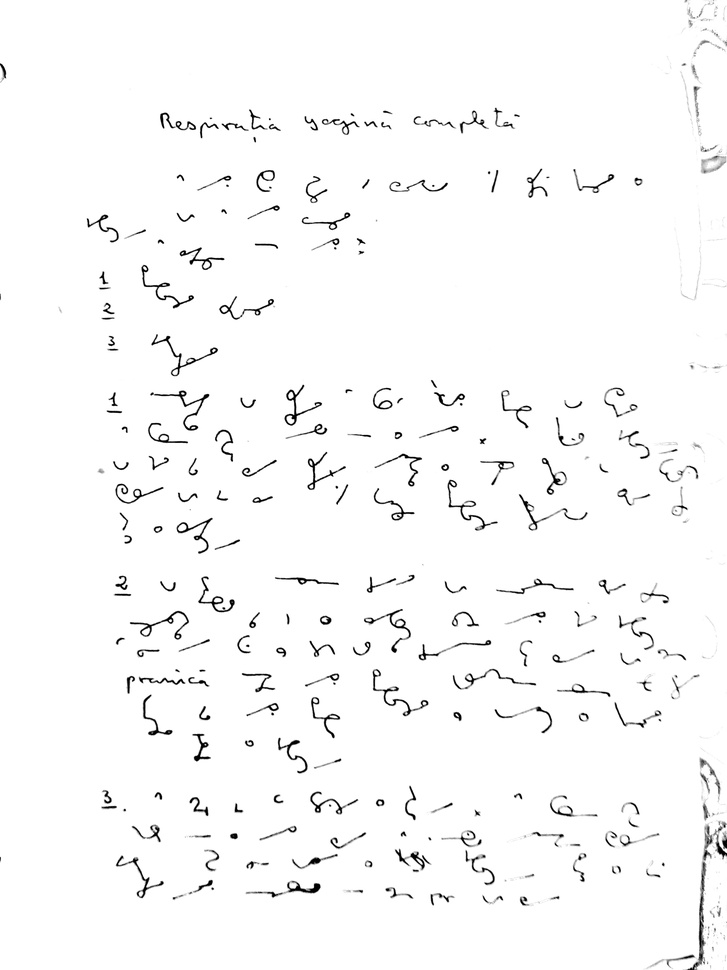
#> input picture resources/orig.jpg, 727 x 970 px, shrunk from 2448 x 3264 before the run
$ python skeletonization.py --image ../resources/orig.jpg
#> lines starting #> are read from the running program, lines starting #| are printed output that depends on the picture
import argparse
import cv2
import numpy as np
import matplotlib.pyplot as plt

# [5 lines of commented-out code are left out]

ap = argparse.ArgumentParser()
ap.add_argument("-i", "--image", required=True, help="path to input image")
args = vars(ap.parse_args())

img = cv2.imread(args["image"], 0)
#> img is the input picture: shape (970, 727); min 0, max 255, mean 249.3
invert = cv2.bitwise_not(img)
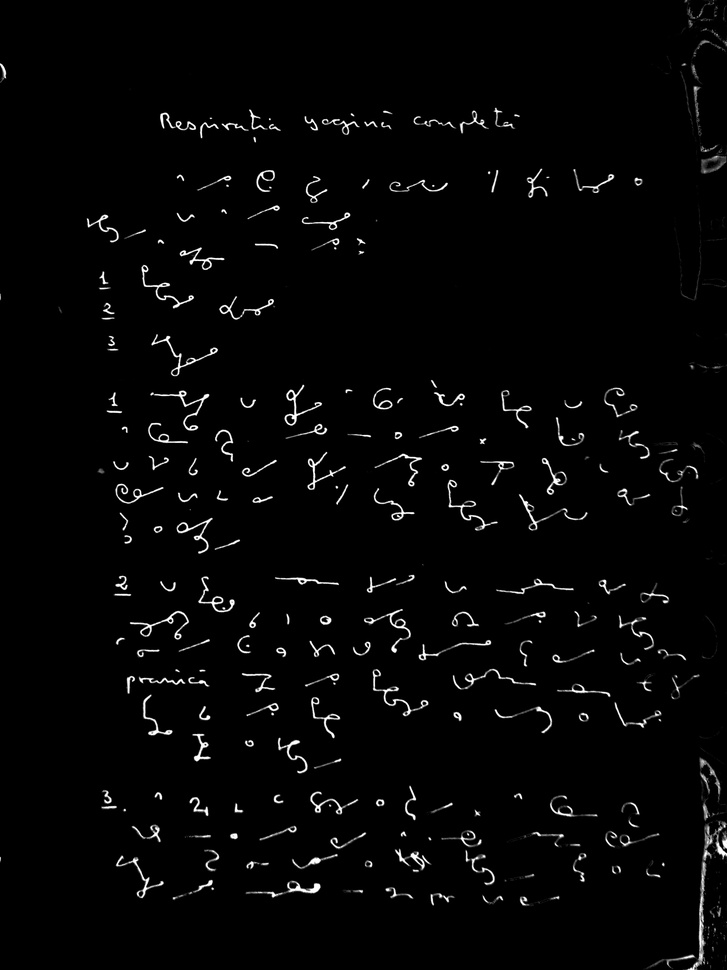
#> invert: shape (970, 727); min 0, max 255, mean 5.7
img1 = invert.copy()

# Structuring Element
kernel = cv2.getStructuringElement(cv2.MORPH_CROSS,(3,3))
# Create an empty output image to hold values
thin = np.zeros(img.shape,dtype='uint8')

# Loop until erosion leads to an empty set
while (cv2.countNonZero(img1)!=0):
    # Erosion
    erode = cv2.erode(img1,kernel)
    # Opening on eroded image
    opening = cv2.morphologyEx(erode,cv2.MORPH_OPEN,kernel)
    # Subtract these two
    subset = erode - opening
    # Union of all previous sets
    thin = cv2.bitwise_or(subset,thin)
    # Set the eroded image for next iteration
    img1 = erode.copy()
#> this loop made 8 passes
#> pass 1, `erode = cv2.erode(img1,kernel)`:
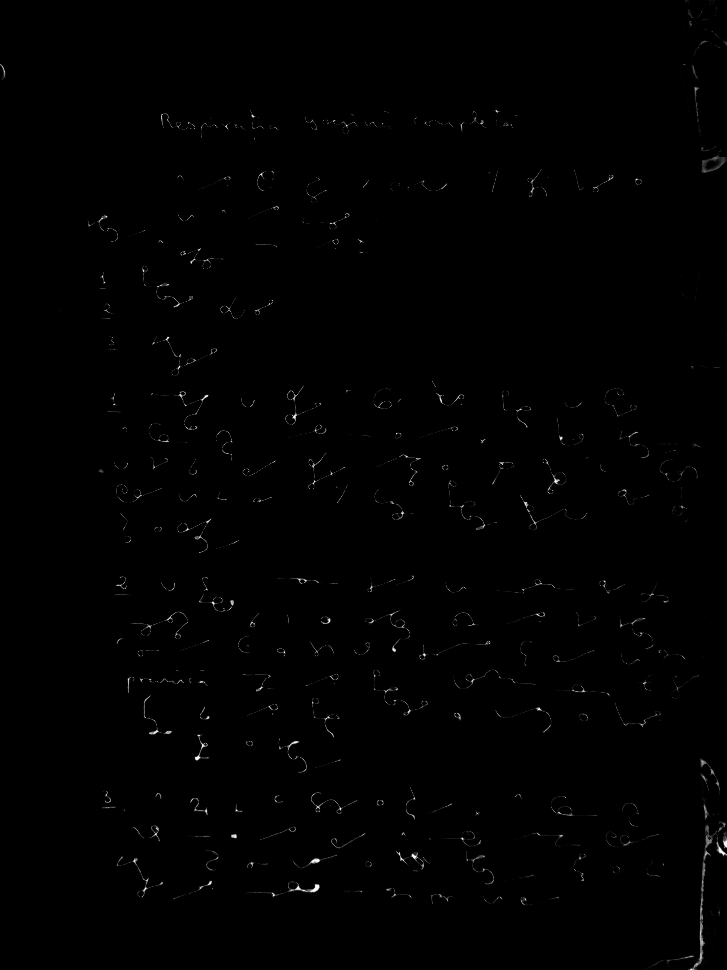
#> erode: shape (970, 727); min 0, max 252, mean 1.1
#> after the loop: erode: shape (970, 727); every value is 0

# cv2.imshow('original',img)
# cv2.imshow('thinned',thin)
# cv2.waitKey(0)
plt.imshow(thin, cmap="gray")
plt.show()
